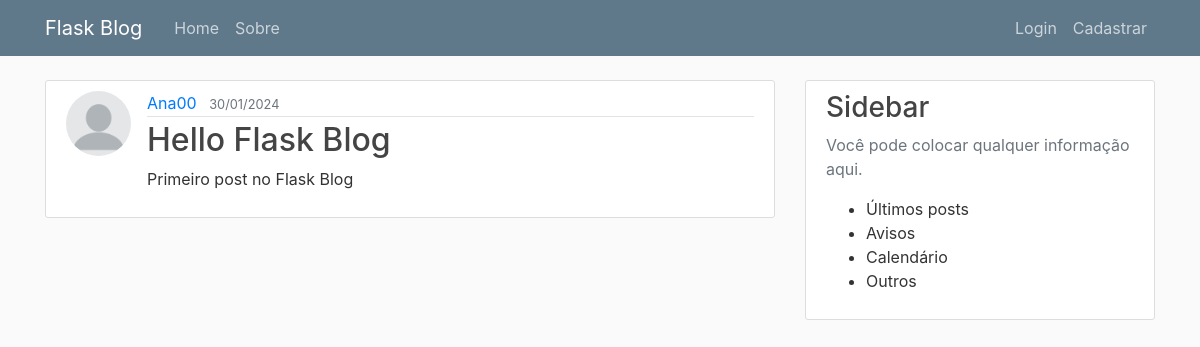
The app's page /post/19 with its own data.
### flaskblog/models.py (models this page shows, shortened)
class User(db.Model, UserMixin):
    id = db.Column(db.Integer, primary_key=True)
    username = db.Column(db.String(20), unique=True, nullable=False)
    email = db.Column(db.String(120), unique=True, nullable=False)
    image_file = db.Column(db.String(20), nullable=False, default='default.jpg')
    password = db.Column(db.String(60), nullable=False)
    posts = db.relationship('Post', backref='author', lazy=True)

class Post(db.Model):
    id = db.Column(db.Integer, primary_key=True)
    title = db.Column(db.String(100), nullable=False)
    date_posted = db.Column(db.DateTime, nullable=False, default=datetime.utcnow)
    content = db.Column(db.Text, nullable=False)
    user_id = db.Column(db.Integer, db.ForeignKey('user.id'), nullable=False)

### flaskblog/posts/routes.py (the view)
@posts.route("/post/<int:post_id>")
def post(post_id):
    post = Post.query.get_or_404(post_id)
    return render_template('post.html', title=post.title, post=post)

### flaskblog/templates/post.html (shortened to what this page needs)
{% extends 'layout.html' %}
{% block content %}
    <article class="media content-section">
        <img class="rounded-circle article-img" src="{{ url_for('static', filename='profile_pics/' + post.author.image_file) }}">
        <div class="media-body">
            <div class="article-metadata">
                <a class="mr-2" href="{{ url_for('users.user_post', username=post.author.username) }}">{{ post.author.username }}</a>
                <small class="text-muted">{{ post.date_posted.strftime('%d/%m/%Y') }}</small>
            </div>
            <h2 class="article-title">{{ post.title }}</h2>
            <p class="article-content">{{ post.content }}</p>
        </div>
    </article>
{% endblock content %}

### flaskblog/static/main.css (style rules this page uses)
body { background: #fafafa; color: #333333; margin-top: 5rem; }
h1, h2, h3, h4, h5, h6 { color: #444444; }
.content-section { background: #ffffff; padding: 10px 20px; border: 1px solid #dddddd; border-radius: 3px; margin-bottom: 20px; }
.article-title { color: #444444; }
.article-content { white-space: pre-line; }
.article-img { height: 65px; width: 65px; margin-right: 16px; }
.article-metadata { padding-bottom: 1px; margin-bottom: 4px; border-bottom: 1px solid #e3e3e3 }

### records on screen
User: image_file (placeholder picture), author.username "Ana00"
Post: date_posted "30/01/2024", title "Hello Flask Blog", content "Primeiro post no Flask Blog"
